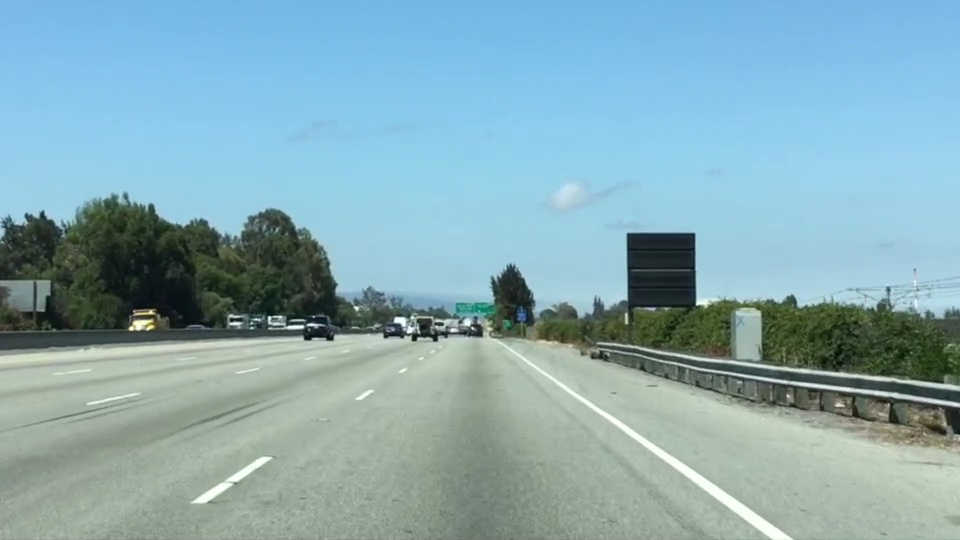
#> input picture lane_detection_color/image_lane_c.jpg, 960 x 540 px
$ jupyter execute lane_detection_color.ipynb
#> lines starting #> are read from the running program, lines starting #| are printed output that depends on the picture; after the words box and inside, x2 and y2 are one past the last pixel; in counts of white or black regions, pixels touching at a corner belong together
# Lane Detection: Mask White Pixels in a Colour Image

This notebook runs a **colour selection** step for lane detection directly on the colour image. White lane paint is bright in **all three** colour channels, so a pixel counts as white only when its red, green **and** blue values are all above a threshold. This rejects bright but coloured areas, such as a yellow line or a blue sky, which can look just as bright as white in a grayscale image.

**What it does:**
1. Loads the colour road image `image_lane_c.jpg`.
2. Builds a **white mask**: pixels whose R, G and B values are all at or above `WHITE_THRESHOLD` are kept and all others are set to black.
3. Shows the original image, the binary mask and the kept colour pixels side by side.
4. Plots a histogram of each colour channel with the threshold marked.
5. Compares several thresholds (`COMPARE_THRESHOLDS`: 220, 200, 180) with a reusable function that shows each result next to its histograms.
6. Saves the result for `WHITE_THRESHOLD` as `image_lane_white_color.jpg` and each comparison result as `image_lane_white_color_<threshold>.jpg`.

**How it is implemented:**
- The image is loaded with `cv2.imread`, which returns **BGR**, and converted to **RGB** once, so the channel order is clear in all the following code.
- The white test is a single expression, `np.all(image >= threshold, axis=-1)`, meaning "keep only if every channel is bright enough".
- The input image is never modified in place, and all thresholds are named constants in the configuration cell.
- The binary mask and the kept colour pixels are shown separately, so you can see both where and what was kept.
- Missing files and failed saves raise clear errors.

## 1. Imports

- `cv2` (OpenCV): image I/O and colour conversion
- `matplotlib`: displaying images
- `numpy`: array operations
- `pathlib`: file paths that work on any OS

[cell 1]
from pathlib import Path

import cv2
import matplotlib.pyplot as plt
import numpy as np

## 2. Configuration

`WHITE_THRESHOLD` is the minimum value that **each** of R, G and B must reach for a pixel to count as white. We use 220, because the threshold comparison in section 6 shows it gives the cleanest lanes for this image. Lower values keep more pixels, including light grey asphalt and sky. Higher values keep only the brightest, purest white.

`COMPARE_THRESHOLDS` lists the thresholds compared in section 6.

[cell 2]
INPUT_PATH = Path("image_lane_c.jpg")
OUTPUT_PATH = INPUT_PATH.with_name("image_lane_white_color.jpg")

WHITE_THRESHOLD = 220  # 0-255: minimum value for every channel (R, G and B)
COMPARE_THRESHOLDS = (220, 200, 180)  # thresholds compared side by side in section 6

CHANNEL_NAMES = ("Red", "Green", "Blue")
CHANNEL_COLORS = ("tab:red", "tab:green", "tab:blue")

## 3. Load the image

`cv2.imread` returns `None` instead of raising an error when a file is missing, so we check for that.

> ⚠️ OpenCV loads images in **BGR** order. We convert to **RGB** right away, so channel 0 is red, 1 is green and 2 is blue in all the following code.

[cell 3]
image_bgr = cv2.imread(str(INPUT_PATH), cv2.IMREAD_COLOR)
#> image_bgr is the input picture: shape (540, 960, 3); mean B, G, R 179.2, 171.1, 135.5
if image_bgr is None:
    raise FileNotFoundError(f"Could not read image: {INPUT_PATH.resolve()}")

image_rgb = cv2.cvtColor(image_bgr, cv2.COLOR_BGR2RGB)

height, width, channels = image_rgb.shape
#> height = 540; width = 960; channels = 3
print(f"Colour image: {width}x{height} px, {channels} channels, dtype={image_rgb.dtype}")
#| Colour image: 960x540 px, 3 channels, dtype=uint8

## 4. Mask the white pixels

`white_mask(image, threshold)` returns a 2D boolean array that is `True` only where **all** channels are at or above the threshold:

$$\text{white} = (R \ge t) \land (G \ge t) \land (B \ge t)$$

We then keep the original colours of the white pixels and set everything else to black. `np.where` builds a new image, so `image_rgb` stays unchanged and can be reused for other thresholds.

[cell 4]
def white_mask(image_rgb: np.ndarray, threshold: int) -> np.ndarray:
    """Return a boolean mask that is True where every colour channel is >= threshold."""
#> called with threshold = 220
    return np.all(image_rgb >= threshold, axis=-1)
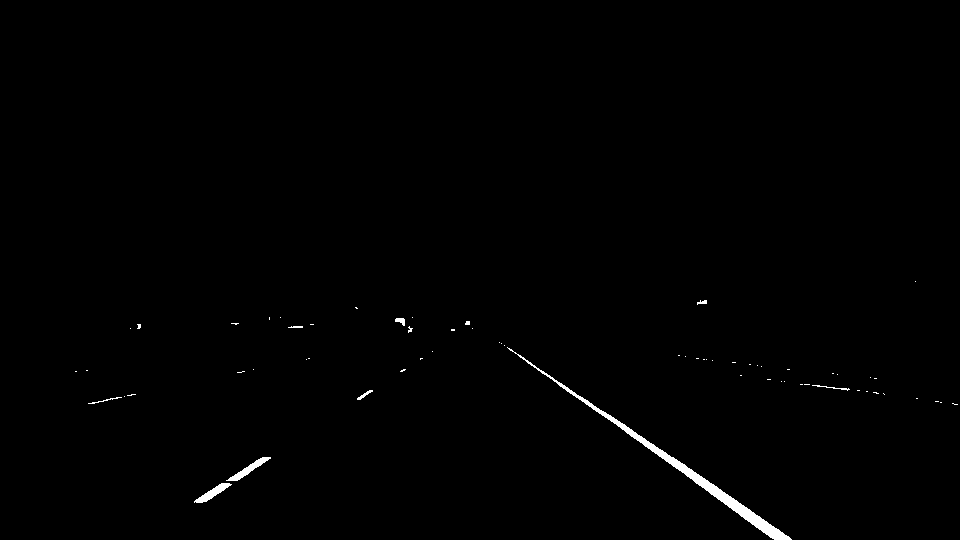
#> returned value: shape (540, 960) bool; 0.6% white; 65 white regions (56 under 20 px), largest, box (x1, y1, x2, y2) and area: (507, 347, 792, 540) 2108, (226, 457, 271, 481) 276, (194, 483, 232, 503) 259


def apply_mask(image_rgb: np.ndarray, mask: np.ndarray) -> np.ndarray:
    """Keep the pixels where mask is True and set all others to black."""
    return np.where(mask[..., np.newaxis], image_rgb, 0).astype(np.uint8)
#> returned value: shape (540, 960, 3)


mask = white_mask(image_rgb, WHITE_THRESHOLD)
image_white = apply_mask(image_rgb, mask)

kept = int(mask.sum())
#> kept = 3102
print(f"Threshold: {WHITE_THRESHOLD} (per channel)")
print(f"White pixels kept: {kept:,} of {mask.size:,} ({kept / mask.size:.2%})")
#| White pixels kept: 3,102 of 518,400 (0.60%)

## 5. Compare the results

[cell 5]
fig, axes = plt.subplots(1, 3, figsize=(18, 4.5), layout="constrained")

axes[0].imshow(image_rgb)
axes[0].set_title("Original (RGB)")

axes[1].imshow(mask, cmap="gray")
axes[1].set_title(f"White mask (R, G, B ≥ {WHITE_THRESHOLD})")

axes[2].imshow(image_white)
axes[2].set_title("Kept pixels in colour")

for ax in axes:
    ax.axis("off")

plt.show()
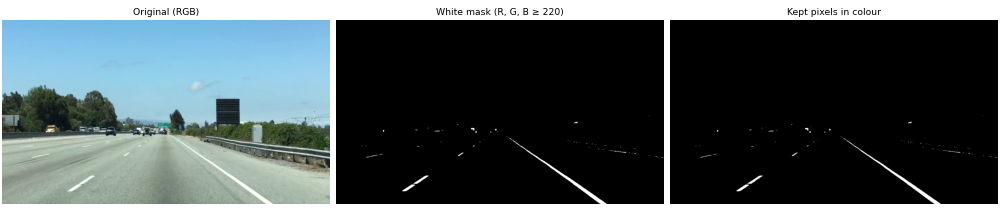
#> figure drawn by matplotlib, 3 panels

### Colour channel histograms

One histogram per channel. The dashed line marks the threshold, and a pixel is kept only if it is to the right of the line in **all three** histograms.

[cell 6]
fig, ax = plt.subplots(figsize=(10, 4), layout="constrained")

for i, (name, color) in enumerate(zip(CHANNEL_NAMES, CHANNEL_COLORS)):
    ax.hist(image_rgb[..., i].ravel(), bins=256, range=(0, 256),
            histtype="step", color=color, label=name)

ax.axvline(WHITE_THRESHOLD, color="black", linestyle="--", label=f"Threshold = {WHITE_THRESHOLD}")
ax.set_xlabel("Channel value (0 = none, 255 = full)")
ax.set_ylabel("Pixel count")
ax.set_yscale("log")
ax.legend()

plt.show()
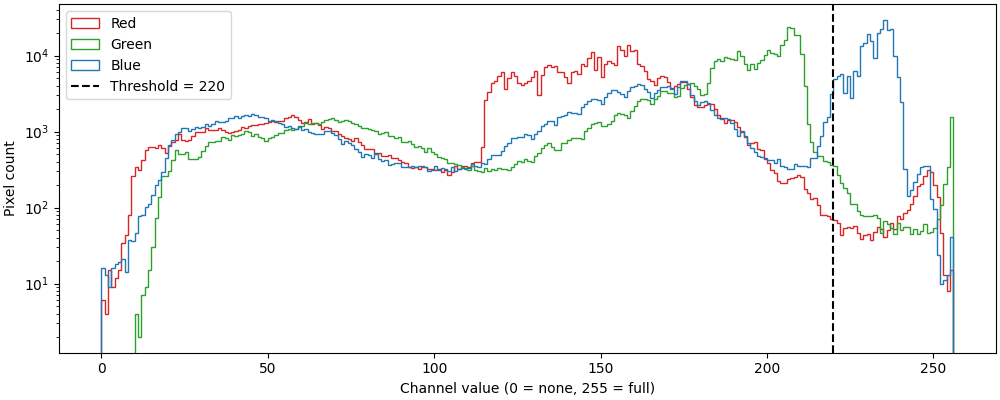
#> figure drawn by matplotlib, 1 panel

## 6. Compare several thresholds

`compare_thresholds` gives one row per threshold:
- **left:** the kept white pixels in colour for that threshold
- **right:** the three channel histograms with the kept range (≥ threshold) shaded

It returns a dictionary that maps each threshold to its result image, so you can reuse the images later. Change `COMPARE_THRESHOLDS` in section 2 to try other values.

[cell 7]
def compare_thresholds(
    image_rgb: np.ndarray, thresholds: tuple[int, ...] = (220, 200, 180)
) -> dict[int, np.ndarray]:
    """Plot the white-pixel result and channel histograms for each threshold and return the results."""
#> called with thresholds = (220, 200, 180)
    results: dict[int, np.ndarray] = {}
    fig, axes = plt.subplots(
        len(thresholds), 2, figsize=(16, 4 * len(thresholds)),
        layout="constrained", squeeze=False, width_ratios=(1.4, 1),
    )

    for (ax_img, ax_hist), threshold in zip(axes, thresholds):
        mask = white_mask(image_rgb, threshold)
        results[threshold] = apply_mask(image_rgb, mask)

        ax_img.imshow(results[threshold])
        ax_img.set_title(f"R, G, B ≥ {threshold}: {int(mask.sum()):,} px kept ({mask.mean():.2%})")
        ax_img.axis("off")

        for i, (name, color) in enumerate(zip(CHANNEL_NAMES, CHANNEL_COLORS)):
            ax_hist.hist(image_rgb[..., i].ravel(), bins=256, range=(0, 256),
                         histtype="step", color=color, label=name)
        ax_hist.axvspan(threshold, 256, color="black", alpha=0.1, label="kept")
        ax_hist.axvline(threshold, color="black", linestyle="--", label=f"Threshold = {threshold}")
        ax_hist.set_xlabel("Channel value (0 = none, 255 = full)")
        ax_hist.set_ylabel("Pixel count")
        ax_hist.set_yscale("log")
        ax_hist.legend(loc="upper left")
#> this loop made 3 passes
#> pass 2, in compare_thresholds, `mask = white_mask(image_rgb, threshold)`:
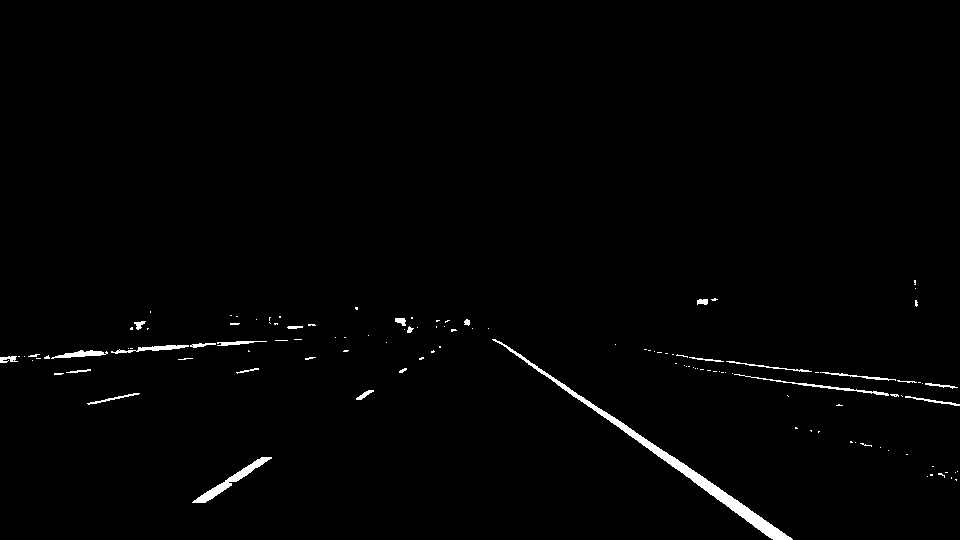
#> mask: shape (540, 960) bool; 1.1% white; 121 white regions (95 under 20 px), largest, box (x1, y1, x2, y2) and area: (492, 339, 793, 540) 2493, (192, 457, 272, 503) 624, (734, 374, 889, 396) 302
#> pass 3, in compare_thresholds, `mask = white_mask(image_rgb, threshold)`:
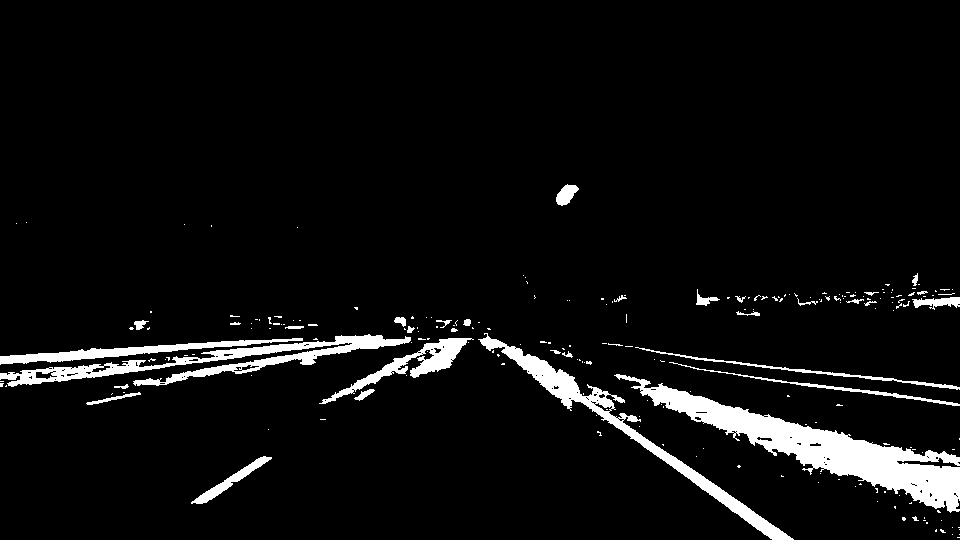
#> mask: shape (540, 960) bool; 5.7% white; 219 white regions (186 under 20 px), largest, box (x1, y1, x2, y2) and area: (614, 374, 960, 513) 10920, (0, 334, 411, 387) 5053, (478, 333, 794, 540) 4821
#> after the loop, results = 3 items

    plt.show()
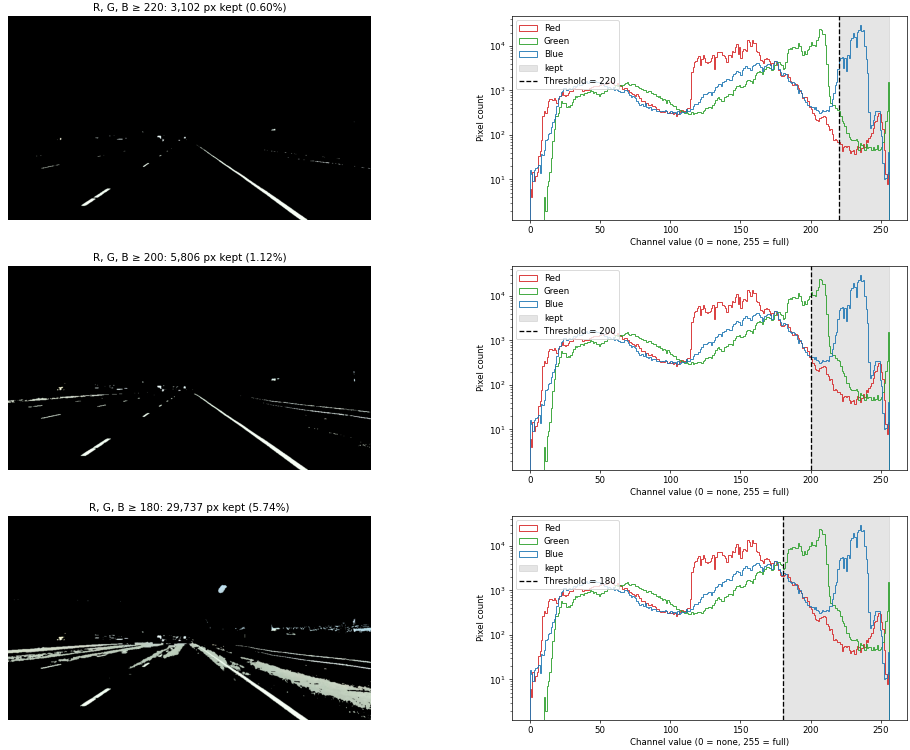
#> figure drawn by matplotlib, 6 panels
    return results


threshold_results = compare_thresholds(image_rgb, COMPARE_THRESHOLDS)
#> threshold_results = 3 items

### Results for 220, 200 and 180

> These notes are for `image_lane_c.jpg` with the thresholds 220, 200 and 180. If you change `COMPARE_THRESHOLDS` or use another image, look at the new plots and read them the same way.

| Threshold | Pixels kept | Observation |
|---|---|---|
| 220 | 3,102 (0.60%) | Both lanes next to the car are clean and complete. There's very little noise: a few dots near the horizon and a faint line along the right road edge. |
| 200 | 5,806 (1.12%) | It also picks up the lane markings farther away on the left, but the metal guardrail on the right shows up as long lines too. |
| 180 | 29,737 (5.74%) | Much too low. Large areas of light grey asphalt, the road edge and part of the cloud are kept. |

**What the histograms show:** the **red** channel decides the result. The sky is bright in blue (peak at about 235) but low in red, so the "all channels" rule rejects it. The asphalt, on the other hand, is a light grey with red values up to about 200. Once the threshold drops below 200 the asphalt starts to pass all three tests, which is why 180 lets so much road through.

**Best value for this image: about 220.** It gives the cleanest lane lines with almost no noise. Use about 200 if you also want the distant lane markings and can accept the guardrail. Don't go below about 200 for this image.

**Compared with the grayscale notebook:** the colour rule at 220 keeps almost exactly the same pixels as grayscale at 240 (3,102 vs. 3,106). The real advantage of the colour rule shows on images with coloured bright areas, such as yellow lines, which it can tell apart from white.

## 7. Save the results

First the result for `WHITE_THRESHOLD` is saved, then one image per value in `COMPARE_THRESHOLDS`, e.g. `image_lane_white_color_200.jpg`.

> ⚠️ `cv2.imwrite` expects **BGR**, so we convert back from RGB before saving. It returns `False` when saving fails, so we check the result.

[cell 8]
def save_rgb(path: Path, image_rgb: np.ndarray) -> None:
    """Save an RGB image with OpenCV, raising an error if it fails."""
    if not cv2.imwrite(str(path), cv2.cvtColor(image_rgb, cv2.COLOR_RGB2BGR)):
        raise OSError(f"Could not write image: {path.resolve()}")
    print(f"Saved {path.resolve()}")


save_rgb(OUTPUT_PATH, image_white)

for threshold, result in threshold_results.items():
    save_rgb(INPUT_PATH.with_name(f"image_lane_white_color_{threshold}.jpg"), result)
#> this loop made 3 passes
#> threshold on passes 1 to 3: 220, 200, 180
#| Saved lane_detection_color/image_lane_white_color_220.jpg
#| Saved lane_detection_color/image_lane_white_color_200.jpg
#| Saved lane_detection_color/image_lane_white_color_180.jpg
